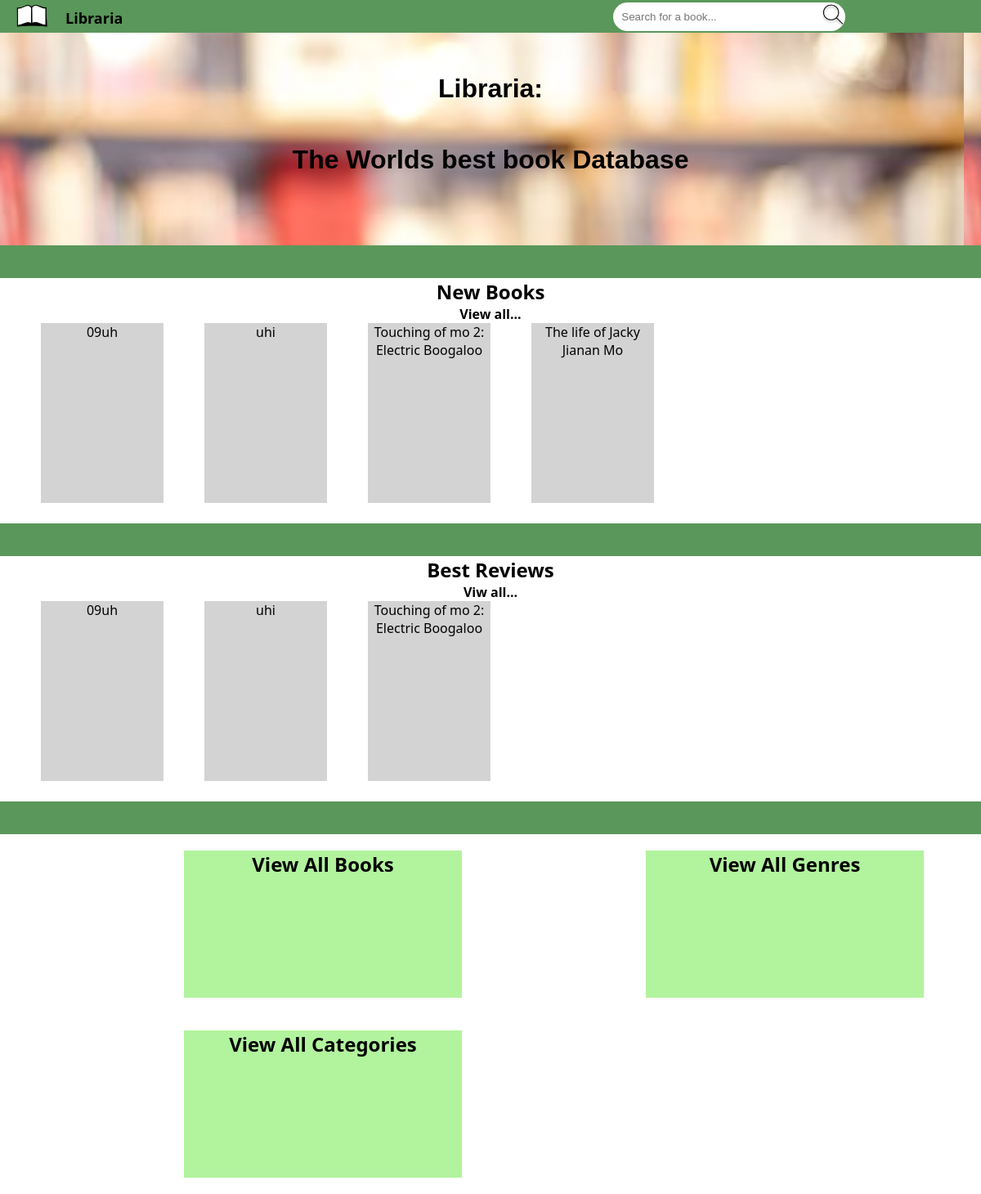
Before: / with the older database file.
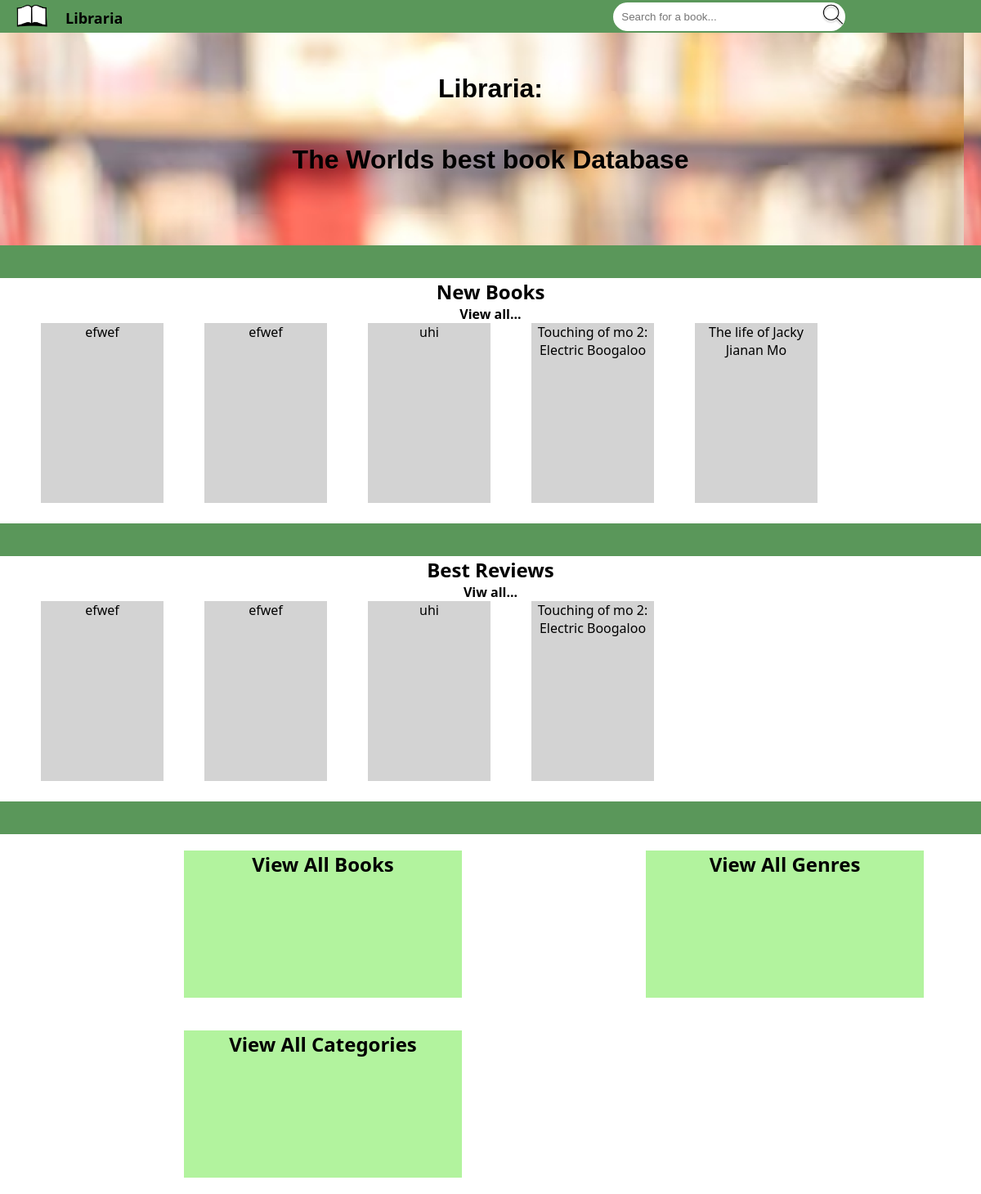
After: the same page with the newer database file.
### tables this page shows
CREATE TABLE "library" (
	"Id"	INTEGER NOT NULL UNIQUE,
	"Title"	TEXT NOT NULL,
	"Authour"	TEXT NOT NULL,
	"Genre"	TEXT NOT NULL,
	"Category"	TEXT NOT NULL,
	"Published"	TEXT NOT NULL,
	"Rating"	INTEGER NOT NULL,
	"Description"	TEXT NOT NULL,
	PRIMARY KEY("Id" AUTOINCREMENT)
);

### app.py (the view)
@app.route('/')
def index():
    conn = get_db_connection()
    sql = "SELECT * FROM library ORDER BY id DESC"
    books = conn.execute(sql).fetchall()
    sql = "SELECT * FROM library WHERE Rating > 7 ORDER BY id DESC"
    bestreview = conn.execute(sql).fetchall()
    conn.close()
    return render_template('index.html', books=books, bestreview=bestreview)

### app.py (called while the page is built)
def get_db_connection():
    conn = sqlite3.connect('book.db')
    conn.row_factory = sqlite3.Row
    return conn

### templates/index.html (shortened to what this page needs)
<!DOCTYPE html>
<html>
<head>
    <link rel="stylesheet" href="{{ url_for('static', filename='stylesheet.css') }}">
</head>
<body>
    <ul id="navbar">
        <li class="navitem"><a id="navtext" href="{{ url_for('index') }}"><img src="{{ url_for('static', filename='logo.png') }}" id="logo"/></a></li>
        <li class="navitem"><a id="navtext" href="{{ url_for('index') }}">Libraria</a></li>
        <input id="search" class="searchicon" type="text" placeholder="Search for a book...">
        <li class="navright"><a id="navtext" href="{{ url_for('viewbooks') }}">View books</a></li>
        <li class="navright"><a id="navtext" href="{{ url_for('newbook') }}"><img id="addbook" src="{{ url_for('static', filename='addbook.png') }}" /></a></li>
    </ul>
{% block body %}
<div id="banner">
    <h4 class="bannertext">Libraria:</h4>
    <h4 class="bannertext">The Worlds best book Database</h4>
</div>
<div class="bottombar"></div>
<div id="category">
    <h2 id="largetext">New Books</h2>
    <h4 id="smalltext">View all...</h4>
    {% for books in books %}
        <a class="coverbg" href="{{ url_for('bookinfo', id=books.id) }}" class="bookcover">{{ books.title }}</a>
    {% endfor %}
</div>
<div class="bottombar"></div>
<div id="category">
    <h2 id="largetext">Best Reviews</h2>
    <h4 id="smalltext">Viw all...</h4>
    {% for bestreview in bestreview %}
        <a class="coverbg" href="{{ url_for('bookinfo', id=bestreview.id) }}" class="bookcover">{{ bestreview.title }}</a>
    {% endfor %}
</div>
<div class="bottombar"></div>
<div id="choose">
    <h2 class="box">View All Books</h2>
    <h2 class="box">View All Genres</h2>
    <h2 class="box">View All Categories</h2>
</div>
</body>
</html>
{% endblock %}

Changed rows visible on the page:
removed library: title "09uh"
added library: title "efwef"
added library: title "efwef"
